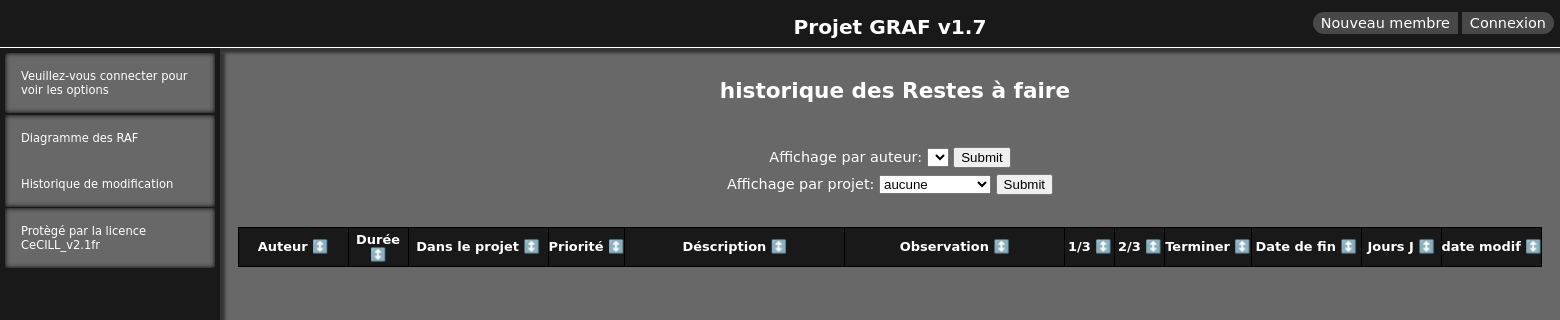
Before: /historique/hist-modif.php with the older database file.
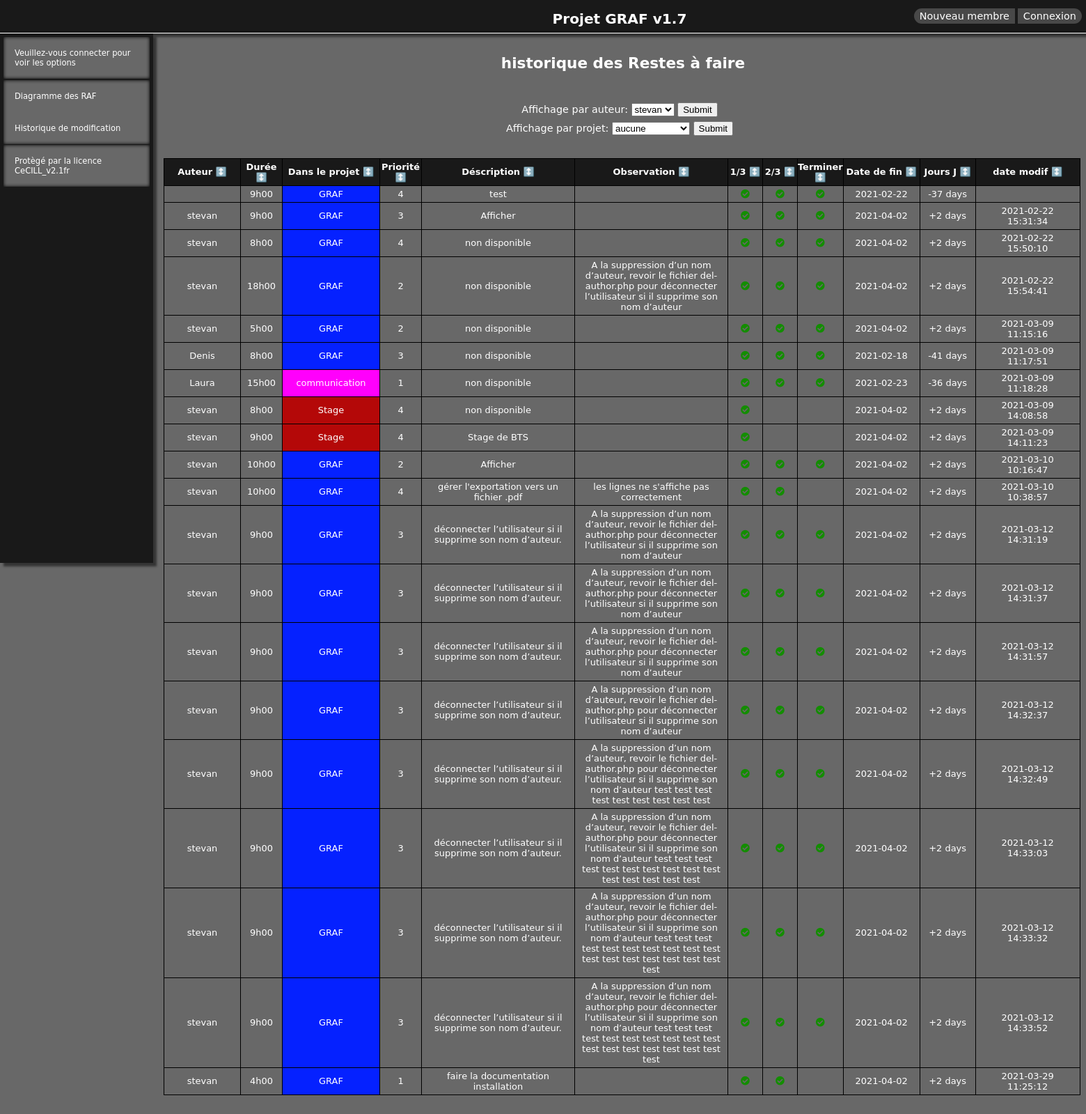
After: the same page with the newer database file.
### tables this page shows
CREATE TABLE `old_RAF` (
  `id` int(11) NOT NULL AUTO_INCREMENT,
  `raf_id` int(11) NOT NULL,
  `author_id` int(11) NOT NULL,
  `description` varchar(255) NOT NULL,
  `duration` decimal(11,2) NOT NULL,
  `priority` int(4) NOT NULL,
  `deadline` date NOT NULL,
  `includeInProject_id` int(11) NOT NULL,
  `un_tiers` int(1) DEFAULT NULL,
  `deux_tiers` int(1) DEFAULT NULL,
  `trois_tiers` int(1) DEFAULT NULL,
  `observation` varchar(255) DEFAULT NULL,
  `date_modif` varchar(255) DEFAULT NULL,
  PRIMARY KEY (`id`)
);

CREATE TABLE `includeInProjects` (
  `id` int(11) NOT NULL AUTO_INCREMENT,
  `name` varchar(255) NOT NULL,
  `color` varchar(7) NOT NULL,
  PRIMARY KEY (`id`)
);

CREATE TABLE `author` (
  `id` int(11) NOT NULL AUTO_INCREMENT,
  `name` varchar(255) NOT NULL,
  PRIMARY KEY (`id`)
);

### historique/hist-modif.php (the view, shortened to what the changed rows need)
<!doctype html>
<html lang="fr">
<head>
    <link rel="stylesheet" href="../css/style.css">
    <link rel="stylesheet" href="https://pro.fontawesome.com/releases/v5.10.0/css/all.css"
/>
</head>
<body>
<header>
    <?php
    require '../navigation/top-left-nav.php';
    require "../sql/config.php";
    ?>
</header>
<main>
    <div class="index_col_center">
        <h2>historique des Restes à faire</h2>
        <form action="./hist-modif.php">
        <label for="auteur">Affichage par auteur:</label>
        <select name="auteur" id="auteur">
            <?php
                $authorSelect = $dbh->prepare("SELECT id, name FROM author");
                $authorSelect->execute();
                while($display = $authorSelect->fetch()){
                    echo '<option value="'.$display['id'].'">'.$display['name'].'</option>';
                }
            ?>
        </select>
        <input type="submit" value="Submit">
        </form>
        <?php
        if($_GET["auteur"] != NULL && $_GET["projet"] == NULL){
            $displayRaf = $dbh->prepare("SELECT * FROM old_RAF where author_id = ".$_GET['auteur'].";");
            $displayRaf->execute();
        }
        else if($_GET["auteur"] == NULL && $_GET["projet"] != NULL){
            $displayRaf = $dbh->prepare("SELECT * FROM old_RAF where includeInProject_id = ".$_GET['projet'].";");
            $displayRaf->execute();
        }
        else{
            $displayRaf = $dbh->prepare("SELECT * FROM old_RAF");
            $displayRaf->execute();
        }
        ?>
        <table id='tab' class='table-sort'>
            <thead>
            <tr>
             <th class='td1'>Auteur ↕️</th>
             <th class='td2'>Durée ↕️</th>
             <th class='td3'>Dans le projet ↕️</th>
             <th class='td7'>Priorité ↕️</th>
             <th class='td4'>Déscription ↕️</th>
             <th class='td5'>Observation ↕️</th>
             <th class='td6'>1/3 ↕️</th>
             <th class='td7'>2/3 ↕️</th>
             <th class='td8'>Terminer ↕️</th>
             <th class='td9'>Date de fin ↕️</th>
             <th class='td10'>Jours J ↕️</th>
             <th width: 200px>date modif ↕️</th>
             </tr>
             </thead><tbody>
             <?php
             while ($display = $displayRaf->fetch(PDO::FETCH_ASSOC)) {
                $authorNames = $dbh->prepare("SELECT * FROM author WHERE id ='" . $display['author_id'] . "'");
                $authorNames->execute();
                $authorName = $authorNames->fetch();
                $includeNames = $dbh->prepare("SELECT * FROM includeInProjects WHERE id ='" . $display['includeInProject_id'] . "'");
                $includeNames->execute();
                $includeName = $includeNames->fetch();
                $today = date("Y-n-j");
                $origin = date_create($today);
                $target = date_create($display['deadline']);
                $interval = date_diff($origin, $target);
                $dDay = $interval->format('%R%a days');
                if ($display['un_tiers'] == 1) {
                    $dOThird = '<i class="fas fa-check-circle fasCheckDia" style="line-height: inherit"></i>';
                } else {
                    $dOThird = "";
                }
                if ($display['deux_tiers'] == 1) {
                    $dTThird = '<i class="fas fa-check-circle fasCheckDia"></i>';
                } else {
                    $dTThird = "";
                }
                if ($display['trois_tiers'] == 1) {
                    $dFThird = '<i class="fas fa-check-circle fasCheckDia"></i>';
                } else {
                    $dFThird = "";
                }
                if ($dDay > -1 && $dDay < 3) {
                    $tdColor = '<td class="td10 td-yellow">';
                } elseif ($dDay > 2) {
                    $tdColor = '<td class="td10 td-green">';
                } else {
                    $tdColor = '<td class="td10 td-red">';
                }
                $bg = $includeName["color"];
                echo "<tr>";
                echo "<td class='td1'>" . $authorName["name"] . "</td>";
                echo "<td class='td2'>" . str_replace('.', 'h', $display['duration']) . "</td>";
                echo "<td class='td3' style='background-color: $bg '>" . $includeName["name"] . "</td>";
                echo '<td class="td2">' . $display['priority'] . "</td>";
                echo "<td class='td4'>" . $display['description'] . "</td>";
                echo "<td class='td5' >" . $display['observation'] . "</td>";
                echo "<td class='td6' >" . $dOThird . "</td>";
                echo "<td class='td7' >" . $dTThird . "</td>";
                echo "<td class='td8' >" . $dFThird . "</td>";
                echo "<td class='td9' >" . $display['deadline'] . "</td>";
                echo " $tdColor" . $dDay . "</td>";
                echo "<td class='td11' >" . $display['date_modif'] . "</td>";
                echo "</tr>";
            }
            echo "</tbody>";
            echo "</table>";
	    ?>
        </div>
</main>
</body>

Changed rows visible on the page:
added old_raf: duration "9h00", includeInProject.name "GRAF", priority "4", description "test", un_tiers 1 (drawn), deux_tiers 1 (drawn), trois_tiers 1 (drawn), deadline "2021-02-22", deadline "-37 days"
added old_raf: author.name "stevan", duration "9h00", includeInProject.name "GRAF", priority "3", description "Afficher", un_tiers 1 (drawn), deux_tiers 1 (drawn), trois_tiers 1 (drawn), deadline "2021-04-02", deadline "+2 days", date_modif "2021-02-22 15:31:34"
added old_raf: author.name "stevan", duration "8h00", includeInProject.name "GRAF", priority "4", description "non disponible", un_tiers 1 (drawn), deux_tiers 1 (drawn), trois_tiers 1 (drawn), deadline "2021-04-02", deadline "+2 days", date_modif "2021-02-22 15:50:10"
added old_raf: author.name "stevan", duration "18h00", includeInProject.name "GRAF", priority "2", description "non disponible", observation "A la suppression d’un nom d’auteur, revoir le fichier del-author.php pour déconnecter l’utilisateur si il supprime son nom d’auteur", un_tiers 1 (drawn), deux_tiers 1 (drawn), trois_tiers 1 (drawn), deadline "2021-04-02", deadline "+2 days", date_modif "2021-02-22 15:54:41"
added old_raf: author.name "stevan", duration "5h00", includeInProject.name "GRAF", priority "2", description "non disponible", un_tiers 1 (drawn), deux_tiers 1 (drawn), trois_tiers 1 (drawn), deadline "2021-04-02", deadline "+2 days", date_modif "2021-03-09 11:15:16"
added old_raf: author.name "Denis", duration "8h00", includeInProject.name "GRAF", priority "3", description "non disponible", un_tiers 1 (drawn), deux_tiers 1 (drawn), trois_tiers 1 (drawn), deadline "2021-02-18", deadline "-41 days", date_modif "2021-03-09 11:17:51"
added old_raf: author.name "Laura", duration "15h00", includeInProject.name "communication", priority "1", description "non disponible", un_tiers 1 (drawn), deux_tiers 1 (drawn), trois_tiers 1 (drawn), deadline "2021-02-23", deadline "-36 days", date_modif "2021-03-09 11:18:28"
added old_raf: author.name "stevan", duration "8h00", includeInProject.name "Stage", priority "4", description "non disponible", un_tiers 1 (drawn), deadline "2021-04-02", deadline "+2 days", date_modif "2021-03-09 14:08:58"
added old_raf: author.name "stevan", duration "9h00", includeInProject.name "Stage", priority "4", description "Stage de BTS", un_tiers 1 (drawn), deadline "2021-04-02", deadline "+2 days", date_modif "2021-03-09 14:11:23"
added old_raf: author.name "stevan", duration "10h00", includeInProject.name "GRAF", priority "2", description "Afficher", un_tiers 1 (drawn), deux_tiers 1 (drawn), trois_tiers 1 (drawn), deadline "2021-04-02", deadline "+2 days", date_modif "2021-03-10 10:16:47"
added old_raf: author.name "stevan", duration "10h00", includeInProject.name "GRAF", priority "4", description "gérer l'exportation vers un fichier .pdf", observation "les lignes ne s'affiche pas correctement", un_tiers 1 (drawn), deux_tiers 1 (drawn), deadline "2021-04-02", deadline "+2 days", date_modif "2021-03-10 10:38:57"
added old_raf: author.name "stevan", duration "9h00", includeInProject.name "GRAF", priority "3", description "déconnecter l’utilisateur si il supprime son nom d’auteur.", observation "A la suppression d’un nom d’auteur, revoir le fichier del-author.php pour déconnecter l’utilisateur si il supprime son nom d’auteur", un_tiers 1 (drawn), deux_tiers 1 (drawn), trois_tiers 1 (drawn), deadline "2021-04-02", deadline "+2 days", date_modif "2021-03-12 14:31:19"
added old_raf: author.name "stevan", duration "9h00", includeInProject.name "GRAF", priority "3", description "déconnecter l’utilisateur si il supprime son nom d’auteur.", observation "A la suppression d’un nom d’auteur, revoir le fichier del-author.php pour déconnecter l’utilisateur si il supprime son nom d’auteur", un_tiers 1 (drawn), deux_tiers 1 (drawn), trois_tiers 1 (drawn), deadline "2021-04-02", deadline "+2 days", date_modif "2021-03-12 14:31:37"
added old_raf: author.name "stevan", duration "9h00", includeInProject.name "GRAF", priority "3", description "déconnecter l’utilisateur si il supprime son nom d’auteur.", observation "A la suppression d’un nom d’auteur, revoir le fichier del-author.php pour déconnecter l’utilisateur si il supprime son nom d’auteur", un_tiers 1 (drawn), deux_tiers 1 (drawn), trois_tiers 1 (drawn), deadline "2021-04-02", deadline "+2 days", date_modif "2021-03-12 14:31:57"
added old_raf: author.name "stevan", duration "9h00", includeInProject.name "GRAF", priority "3", description "déconnecter l’utilisateur si il supprime son nom d’auteur.", observation "A la suppression d’un nom d’auteur, revoir le fichier del-author.php pour déconnecter l’utilisateur si il supprime son nom d’auteur", un_tiers 1 (drawn), deux_tiers 1 (drawn), trois_tiers 1 (drawn), deadline "2021-04-02", deadline "+2 days", date_modif "2021-03-12 14:32:37"
added old_raf: author.name "stevan", duration "9h00", includeInProject.name "GRAF", priority "3", description "déconnecter l’utilisateur si il supprime son nom d’auteur.", observation "A la suppression d’un nom d’auteur, revoir le fichier del-author.php pour déconnecter l’utilisateur si il supprime son nom d’auteur test test test test test test test test test", un_tiers 1 (drawn), deux_tiers 1 (drawn), trois_tiers 1 (drawn), deadline "2021-04-02", deadline "+2 days", date_modif "2021-03-12 14:32:49"
added old_raf: author.name "stevan", duration "9h00", includeInProject.name "GRAF", priority "3", description "déconnecter l’utilisateur si il supprime son nom d’auteur.", observation "A la suppression d’un nom d’auteur, revoir le fichier del-author.php pour déconnecter l’utilisateur si il supprime son nom d’auteur test test test test test test test test test test test test test test test", un_tiers 1 (drawn), deux_tiers 1 (drawn), trois_tiers 1 (drawn), deadline "2021-04-02", deadline "+2 days", date_modif "2021-03-12 14:33:03"
added old_raf: author.name "stevan", duration "9h00", includeInProject.name "GRAF", priority "3", description "déconnecter l’utilisateur si il supprime son nom d’auteur.", observation "A la suppression d’un nom d’auteur, revoir le fichier del-author.php pour déconnecter l’utilisateur si il supprime son nom d’auteur test test test test test test test test test test test test test test test test test test", un_tiers 1 (drawn), deux_tiers 1 (drawn), trois_tiers 1 (drawn), deadline "2021-04-02", deadline "+2 days", date_modif "2021-03-12 14:33:32"
added old_raf: author.name "stevan", duration "9h00", includeInProject.name "GRAF", priority "3", description "déconnecter l’utilisateur si il supprime son nom d’auteur.", observation "A la suppression d’un nom d’auteur, revoir le fichier del-author.php pour déconnecter l’utilisateur si il supprime son nom d’auteur test test test test test test test test test test test test test test test test test test", un_tiers 1 (drawn), deux_tiers 1 (drawn), trois_tiers 1 (drawn), deadline "2021-04-02", deadline "+2 days", date_modif "2021-03-12 14:33:52"
added old_raf: author.name "stevan", duration "4h00", includeInProject.name "GRAF", priority "1", description "faire la documentation installation", un_tiers 1 (drawn), deux_tiers 1 (drawn), deadline "2021-04-02", deadline "+2 days", date_modif "2021-03-29 11:25:12"
Other visible differences:
form field auteur: (not shown) → "stevan"
